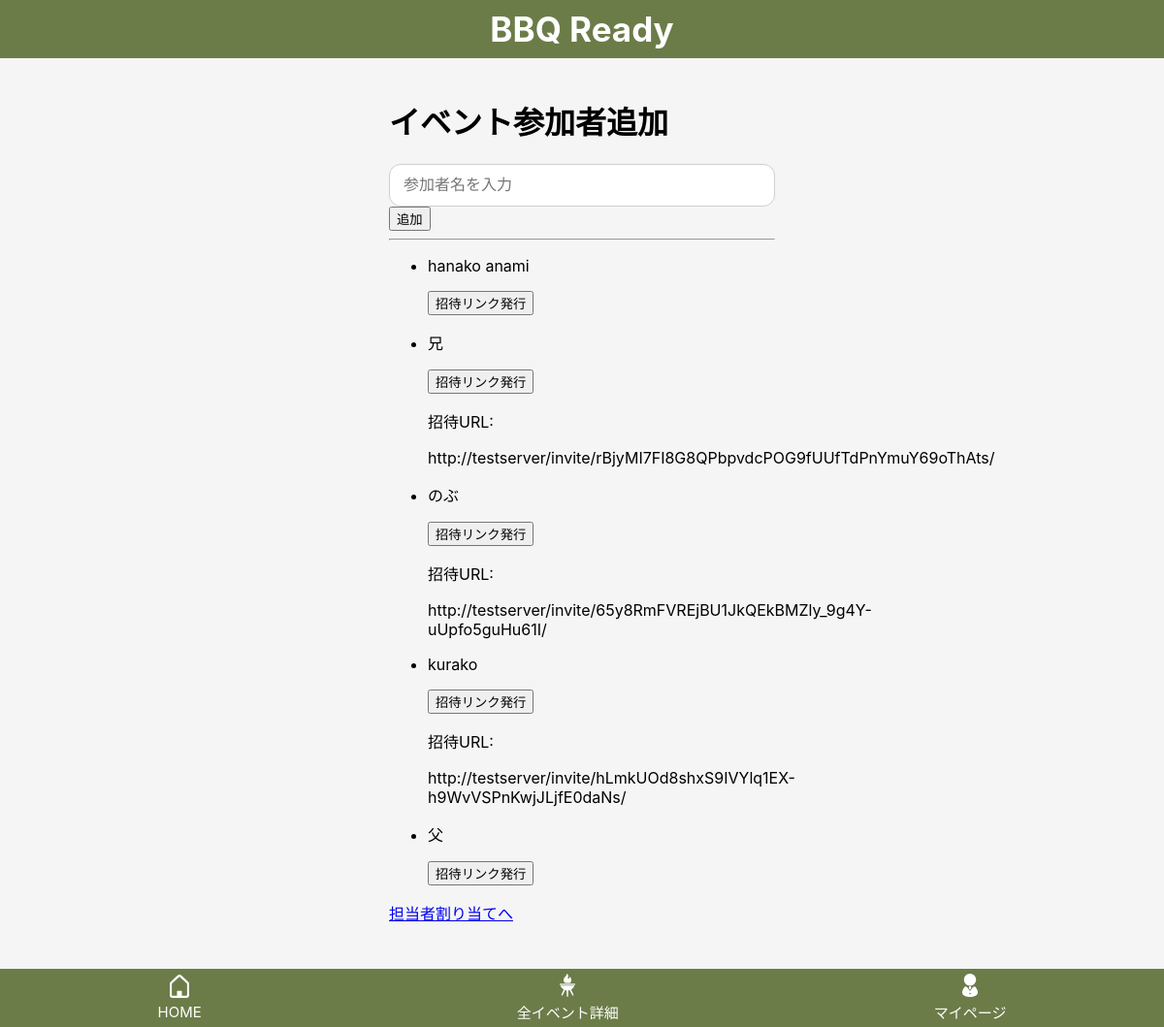
Page /events/117/participants/ (signed in) on the earlier database version.
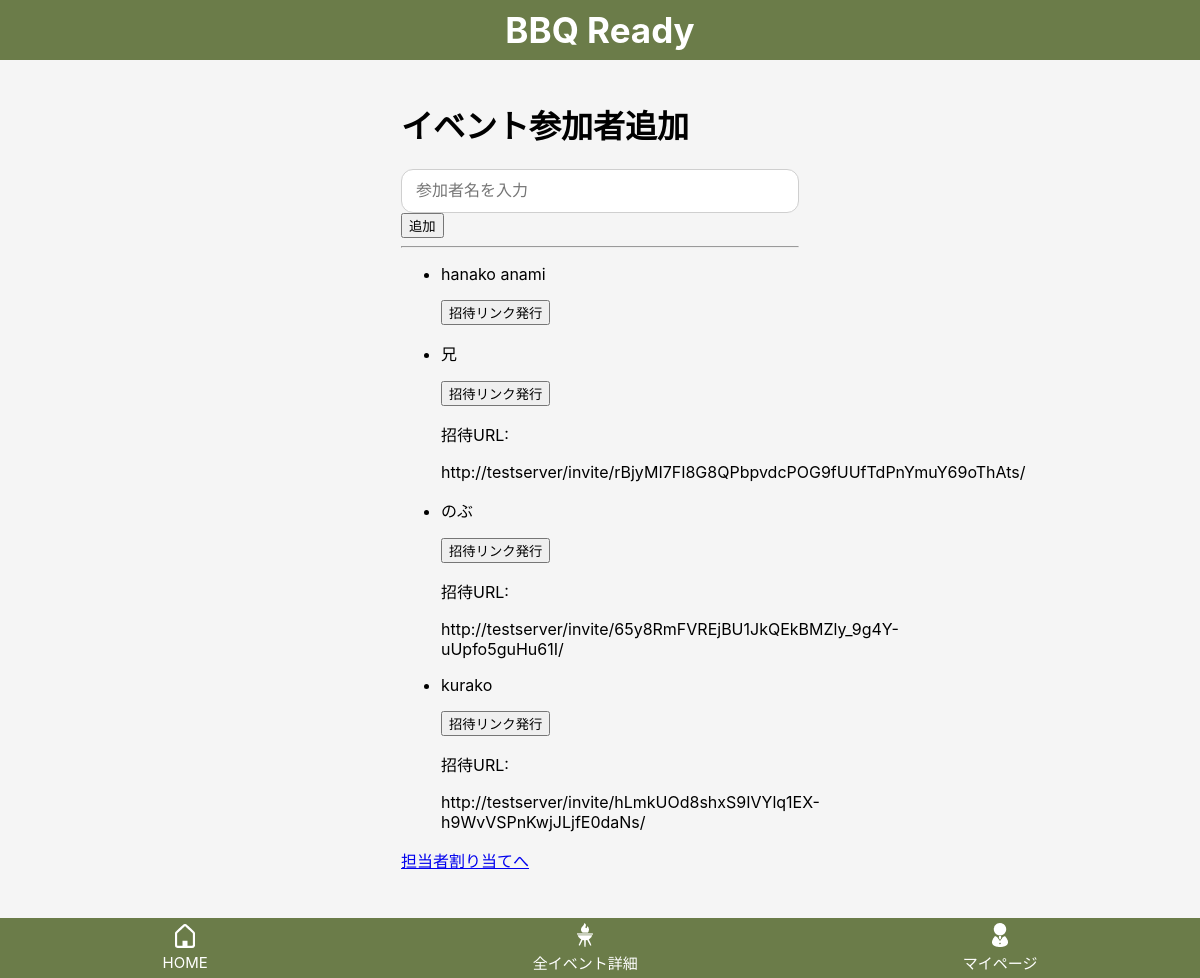
Same page on the later database version.
### bbq_app/models.py (models this page shows, shortened)
class Participant(models.Model):
    event = models.ForeignKey(Event, on_delete=models.CASCADE, related_name="participants")
    user = models.ForeignKey(
        settings.AUTH_USER_MODEL,
        null=True,
        blank=True,
        on_delete=models.SET_NULL,
        related_name="participant"
    )
    name = models.CharField("表示名", max_length=30)
    created_at = models.DateTimeField("作成日時", auto_now_add=True)
    updated_at = models.DateTimeField("更新日時", auto_now=True)

### bbq_app/views.py (the view)
# urls.py: path("events/<int:event_id>/participants/", views.event_participants, name="event_participants"),
@login_required
def event_participants(request, event_id):
    event = get_object_or_404(Event, id=event_id, user=request.user)
    if request.method == "POST":
        name = request.POST.get("name", "").strip()
        if name:
            Participant.objects.create(event=event,name=name)
            return redirect("event_participants", event_id=event.id)
    participants = Participant.objects.filter(event=event).order_by("id")
    invitations = Invitation.objects.filter(
        participant__event=event,
    ).select_related("participant")
    invitation_map = {invitation.participant_id: invitation for invitation in invitations}
    participant_rows = []
    for participant in participants:
        invitation = invitation_map.get(participant.id)
        invite_url = None
        if invitation:
            invite_url = request.build_absolute_uri(
                reverse("invitation_access", args=[invitation.token])
            )
        participant_rows.append({
            "participant": participant,
            "invitation": invitation,
            "invite_url": invite_url,
        })
    return render(request, "bbq_app/event_participants.html",{
        "event": event,
        "participant_rows":participant_rows,
    })

### bbq_app/templates/bbq_app/event_participants.html (shortened to what this page needs)
{% extends "bbq_app/base.html" %}
{% block content %}
<h1>イベント参加者追加</h1>
<form method="post" action="{% url 'event_participants' event.id %}">
    <input type="text" name="name" placeholder="参加者名を入力">
    <button type="submit">追加</button>
</form>
<hr>
<ul>
    {% for row in participant_rows %}
        <li>
            <p>{{ row.participant.name }}</p>
            <form method="post" action="{% url 'invitation_create' event.id %}" style="display:inline;">
                <button type="submit">招待リンク発行</button>
            </form>
            {% if row.invite_url %}
                <p>招待URL:</p>
                <p>{{ row.invite_url }}</p>
            {% endif %}
        </li>
    {% empty %}
        <li>参加者はまだいません</li>
    {% endfor %}
</ul>
<p><a href="{% url 'item_assign' event.id %}">担当者割り当てへ</a></p>
{% endblock %}

Differences in the rows shown:
removed Participant: participant.name "父"
